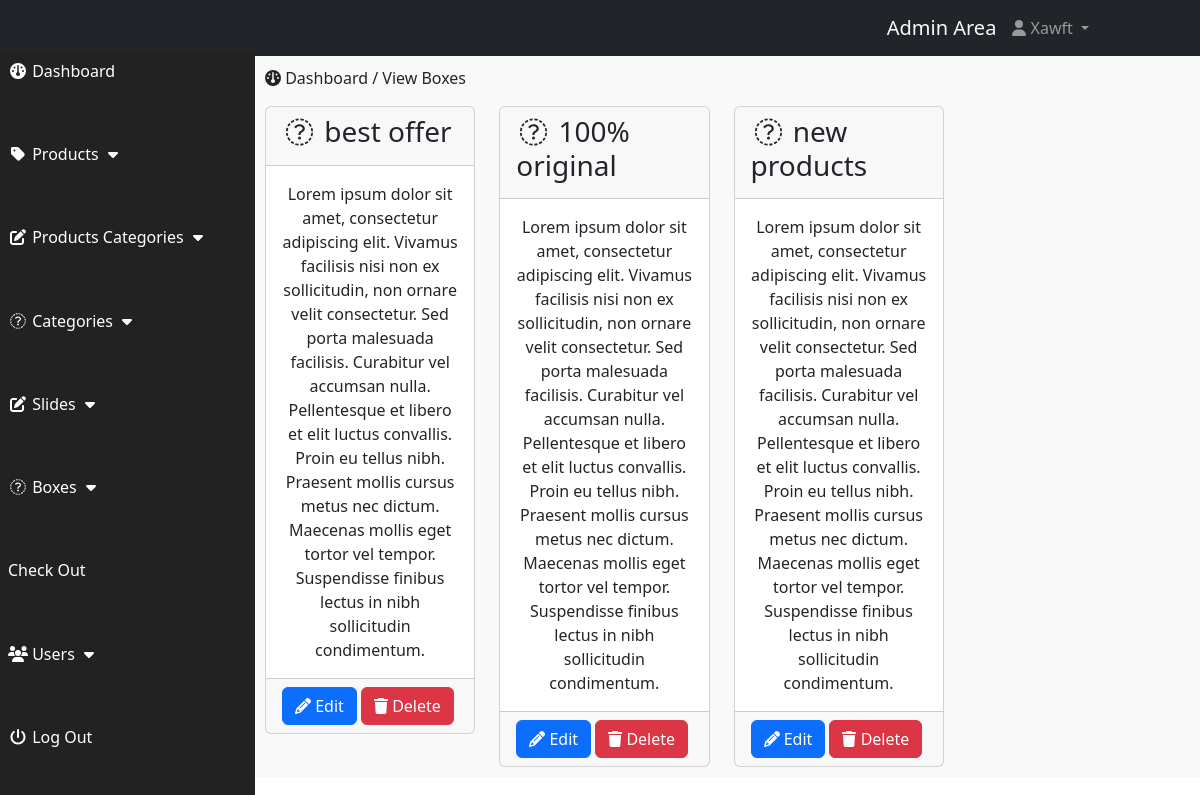
/includes/index.php?view_boxes (signed in), run on the app's committed database.
### tables this page shows
CREATE TABLE `boxes_section` (
  `box_id` int(10) NOT NULL,
  `box_title` text NOT NULL,
  `box_desc` text NOT NULL
);

### includes/view_boxes.php (the view)
<div class="row">
    <div class="col-lg-12">
        <ol class="breadcrumb">
            <li class="active">
                <i class="fa fa-dashboard"></i> Dashboard / View Boxes
            </li>
        </ol>
    </div>
</div>
<div class="row">
    <div class="col-lg-12">
   <div class="row">
   <?php
                        $get_cat = "SELECT * FROM boxes_section";
                        $run_cat = mysqli_query($conn, $get_cat);
                        while($row = mysqli_fetch_array($run_cat)){
                            $box_id = $row["box_id"];
                            $box_title = $row["box_title"];
                            $box_desc = $row["box_desc"];
                        ?>
     <div class="col-lg-3">
     <div class="card">
      <div class="card-header">
          <h3 class="card-title"><i class="fa fa-fw fa-money"></i> <?php echo $box_title;?></h3>
      </div>
      <div class="card-body">
        <p class="card-text text-center"><?php echo $box_desc;?></p>
      </div>
      <div class="card-footer">
      <a href="index.php?edit_box=<?php echo $box_id;?>" class="btn btn-primary pull-left"> <i class="fa fa-pencil"></i> Edit</a>
      <a href="index.php?delete_box=<?php echo $box_id;?>" class="btn btn-danger pull-right"> <i class="fa fa-trash"></i> Delete</a>
      </div>
  </div>
     </div>
  <?php  } ?>
   </div>
    </div>
</div>

### includes/css/style.css (style rules this page uses)
body { margin-top: 100px; }
@media (min-width: 768px) { body { margin-top: 50px; color: red; } }

### data on the page
boxes_section: box_title "best offer", box_desc "Lorem ipsum dolor sit amet, consectetur adipiscing elit. Vivamus facilisis nisi non ex sollicitudin, non ornare velit consectetur. Sed porta malesuada facilisis. Curabitur vel accumsan nulla. Pellentesque et libero et elit luctus convallis. Proin eu tellus nibh. Praesent mollis cursus metus nec dictum. Maecenas mollis eget tortor vel tempor. Suspendisse finibus lectus in nibh sollicitudin condimentum."
boxes_section: box_title "100% original", box_desc "Lorem ipsum dolor sit amet, consectetur adipiscing elit. Vivamus facilisis nisi non ex sollicitudin, non ornare velit consectetur. Sed porta malesuada facilisis. Curabitur vel accumsan nulla. Pellentesque et libero et elit luctus convallis. Proin eu tellus nibh. Praesent mollis cursus metus nec dictum. Maecenas mollis eget tortor vel tempor. Suspendisse finibus lectus in nibh sollicitudin condimentum."
boxes_section: box_title "new products", box_desc "Lorem ipsum dolor sit amet, consectetur adipiscing elit. Vivamus facilisis nisi non ex sollicitudin, non ornare velit consectetur. Sed porta malesuada facilisis. Curabitur vel accumsan nulla. Pellentesque et libero et elit luctus convallis. Proin eu tellus nibh. Praesent mollis cursus metus nec dictum. Maecenas mollis eget tortor vel tempor. Suspendisse finibus lectus in nibh sollicitudin condimentum."
